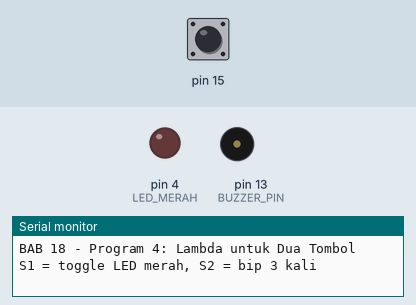
A sketch run on a simulated Arduino Uno, built with avr-gcc and run on an emulated ATmega328P. On the bench: output pins drawn as LEDs (lit = HIGH), buzzer (waves = sounding, pin HIGH), the last lines printed to the serial monitor. Dashed ring = blinking. Inputs (shaded band) come from the test bench; at power-on: pin 15 LOW.

Above: at 1.2 s.
1.3 s: pin 15 driven HIGH
At 2.5 s:
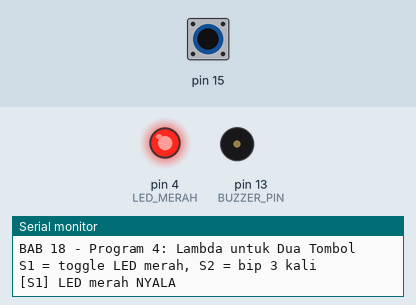
2.8 s: pin 15 pulsed LOW 5 times (0.12 s each, 0.3 s apart)
At 3.42 s:
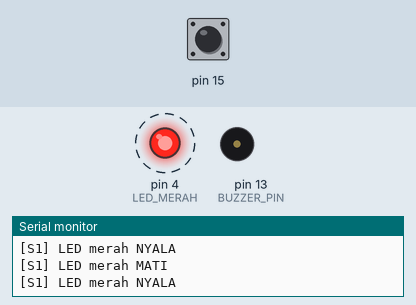
Timing chart, 0 to 5.8 s (numbered marks = the images above; inputs shaded):
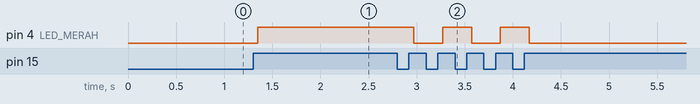

The sketch:

p4_lambda_dua_tombol.ino
```cpp
/*
 * BAB 18 - Program 4: Lambda untuk Dua Tombol
 * Struct Tombol yang sama dipakai untuk S1 dan S2. Callback-nya disimpan
 * di std::function dan ditulis sebagai lambda; satu lambda membawa data (capture).
 *
 * Rangkaian:
 *   Tombol S1 (SW1, pin kuning ke-3) → IO15
 *   Tombol S2 (SW2, pin kuning ke-4) → IO25
 *   LED1 (merah)                     → IO4
 *   BUZZ (buzzer aktif)              → IO13
 */

#include <functional>  // std::function

#define TOMBOL_S1  15
#define TOMBOL_S2  25
#define LED_MERAH  4
#define BUZZER_PIN 13

using Callback = std::function<void()>;  // wadah untuk fungsi apa pun berbentuk void()

// ============================================================
// Tombol: sama dengan TombolPintar di Program 2, tetapi callback-nya
// disimpan di std::function sehingga bisa diisi lambda ber-capture.
// ============================================================
struct Tombol {
  int pin = -1;
  Callback saatDitekan;  // kosong sampai diisi

  int bacaanSebelumnya = LOW;
  int statusStabil = LOW;
  unsigned long waktuBerubah = 0;

  void begin(int nomorPin) {
    pin = nomorPin;
    pinMode(pin, INPUT);  // tombol kit: ditekan = HIGH
  }

  void update() {
    int bacaan = digitalRead(pin);
    if (bacaan != bacaanSebelumnya) {
      waktuBerubah = millis();
      bacaanSebelumnya = bacaan;
    }
    if (millis() - waktuBerubah > 50 && bacaan != statusStabil) {
      statusStabil = bacaan;
      if (statusStabil == HIGH && saatDitekan) {  // std::function bernilai true kalau sudah diisi
        saatDitekan();
      }
    }
  }
};

// ============================================================
// Bip non-blocking: bunyi beberapa kali, setiap bunyi dan jeda 80 ms
// ============================================================
const unsigned long LAMA_BUNYI = 80;  // ms
int sisaBip = 0;                      // sisa bunyi yang belum selesai
bool buzzerBunyi = false;
unsigned long waktuBuzzer = 0;

void mulaiBip(int kali) {
  sisaBip = kali;
  buzzerBunyi = true;
  digitalWrite(BUZZER_PIN, HIGH);  // bunyi pertama langsung dimulai
  waktuBuzzer = millis();
}

void urusBuzzer() {  // dipanggil di setiap putaran loop()
  if (sisaBip == 0) return;
  if (millis() - waktuBuzzer < LAMA_BUNYI) return;
  waktuBuzzer = millis();
  if (buzzerBunyi) {  // satu bunyi selesai → diam
    digitalWrite(BUZZER_PIN, LOW);
    buzzerBunyi = false;
    sisaBip--;
  } else {            // jeda selesai → bunyi lagi
    digitalWrite(BUZZER_PIN, HIGH);
    buzzerBunyi = true;
  }
}

// ============================================================
// "Pabrik" callback: membuat lambda yang membawa salinan nama dan kali
// ============================================================
Callback buatAksiBip(const char *nama, int kali) {
  return [nama, kali]() {  // capture by value: lambda menyimpan salinannya sendiri
    Serial.print("[");
    Serial.print(nama);
    Serial.print("] Bip ");
    Serial.print(kali);
    Serial.println(" kali");
    mulaiBip(kali);
  };
}

bool ledNyala = false;
Tombol tombolS1;
Tombol tombolS2;

void setup() {
  Serial.begin(115200);
  pinMode(LED_MERAH, OUTPUT);
  pinMode(BUZZER_PIN, OUTPUT);
  digitalWrite(LED_MERAH, LOW);
  digitalWrite(BUZZER_PIN, LOW);

  tombolS1.begin(TOMBOL_S1);
  tombolS2.begin(TOMBOL_S2);

  // S1: lambda tanpa capture, ditulis langsung di tempat
  tombolS1.saatDitekan = []() {
    ledNyala = !ledNyala;  // variabel global: boleh dipakai tanpa capture
    digitalWrite(LED_MERAH, ledNyala ? HIGH : LOW);
    Serial.print("[S1] LED merah ");
    Serial.println(ledNyala ? "NYALA" : "MATI");
  };

  // S2: lambda buatan "pabrik" yang membawa datanya sendiri
  tombolS2.saatDitekan = buatAksiBip("S2", 3);

  Serial.println("BAB 18 - Program 4: Lambda untuk Dua Tombol");
  Serial.println("S1 = toggle LED merah, S2 = bip 3 kali");
}

void loop() {
  tombolS1.update();
  tombolS2.update();
  urusBuzzer();
}
```

Measured:
- after the input at 1.3 s, pin 4 (LED_MERAH): LOW → HIGH after 0.05 s
- after the input at 2.8 s, pin 4 (LED_MERAH): alternates HIGH for 0.30 s and LOW for 0.30 s, 5 changes in all, then stays LOW, starting after 0.17 s
